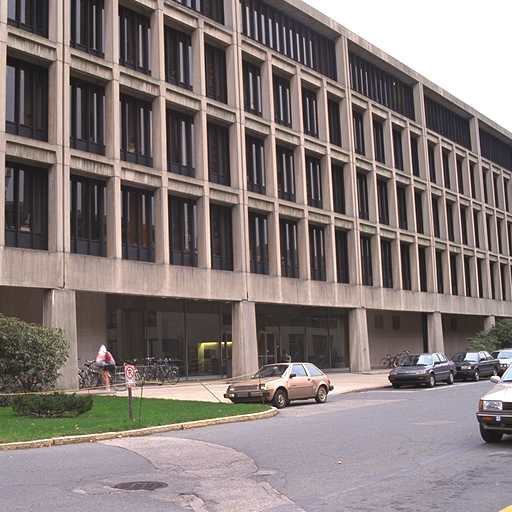
#> input picture example_images/compressed/Buildings.0001.jpg, 512 x 512 px
$ python feature_extraction.py ../../example_images/compressed/Buildings.0001.jpg
#> lines starting #> are read from the running program, lines starting #| are printed output that depends on the picture
### classifier/src/feature_config.py
from typing import Union

from channel_enum import ChannelYUV, ChannelRGB


class FeatureConfig:
    """
    Feature configuration used to generate FeatureVectors
    """

    def __init__(self, color_channel: Union[ChannelYUV, ChannelRGB], block_size: int, bin_width: float,
                 dct_coefficients: list[tuple[int, int]]) -> None:
        self._color_channel = color_channel
        self._block_size = block_size
        self._bin_width = bin_width
        self._dct_coefficients = dct_coefficients

    @property
    def color_channel(self) -> ChannelYUV:
        """
        The color channel to be used to get a feature vector

        Returns:
            Channel
        """
        return self._color_channel

    @color_channel.setter
    def color_channel(self, new_value: ChannelYUV) -> None:
        self._color_channel = new_value

    @color_channel.deleter
    def color_channel(self) -> None:
        del self._color_channel

    @property
    def block_size(self) -> int:
        """
        The dct block_size to be used to get a feature vector

        Returns:
            int
        """
        return self._block_size

    @block_size.setter
    def block_size(self, new_value: int) -> None:
        self._block_size = new_value

    @block_size.deleter
    def block_size(self) -> None:
        del self._block_size

    @property
    def dct_coefficients(self) -> list[tuple[int, int]]:
        """
        The dct coefficients to be used to get a feature vector

        Returns:
            list[tuple[int, int]]: The list of dct coefficients to use for feature vector extraction
        """
        return self._dct_coefficients

    @dct_coefficients.setter
    def dct_coefficients(self, new_value: list[tuple[int, int]]) -> None:
        self._dct_coefficients = new_value

    @dct_coefficients.deleter
    def dct_coefficients(self) -> None:
        del self._dct_coefficients

    @property
    def bin_width(self) -> float:
        """
        The histogram bin width to be used to get a feature vector

        Returns:
            int
        """
        return self._bin_width

    @bin_width.setter
    def bin_width(self, new_value: float) -> None:
        self._bin_width = new_value

    @bin_width.deleter
    def bin_width(self) -> None:
        del self._bin_width

    def get_feature_vec_filename(self, filename_prefix: str) -> str:
        return f"{filename_prefix}_ch_{self._color_channel.name}_blk_{self._block_size}_bin_{self._bin_width}" \
               f"_coeffs_{_coefficients_to_string(self.dct_coefficients)}"

    def __str__(self):
        return f"cfg{{ ch={self._color_channel.name}, bs={self._block_size}, " \
               f"c={self._dct_coefficients}, bw={self._bin_width} }}"


def _coefficient_to_string(coefficient: tuple[int, int]) -> str:
    coeff = coefficient
    return f"({coeff[0]}_{coeff[1]})"


# [6 lines left out: function _coefficients_to_string, not called in this run]

### classifier/src/feature_vector.py
from numpy import ndarray, array


class FeatureVector:
    """
    Feature-Vector used for image comparison
    """

    def __init__(self, histograms: list[tuple[ndarray, tuple[float, float, float]]], filepath: str = "MEM") -> None:
        self._histograms = histograms
        self._filepath = filepath

    @property
    def histograms(self) -> list[tuple[ndarray, tuple[float, float, float]]]:
        """
        Histograms of this feature vector

        Returns:
        List[
            hist (List[float]): The values of the histogram
            bin_min (float): The bin minimum of the histogram
            bin_max (float): The bin maximum of the histogram
            bin_width (float): The bin width of the histogram
        ]
        """
        return self._histograms

    @histograms.setter
    def histograms(self, new_value: list[tuple[list[float], tuple[float, float, float]]]) -> None:
        self._histograms = array(new_value)

    @histograms.deleter
    def histograms(self) -> None:
        del self._histograms

    # [8 lines left out: function filepath, not called in this run]

    @filepath.setter
    def filepath(self, new_value: str) -> None:
        self._filepath = new_value

    @filepath.deleter
    def filepath(self) -> None:
        del self._filepath

### classifier/src/feature_extraction.py
import cProfile
import math
import os
import sys
from typing import Union

import numpy
import numpy as np
from cv2 import cv2
from numpy import ndarray

from channel_enum import ChannelYUV, ChannelRGB
from feature_config import FeatureConfig
from feature_vector import FeatureVector


def _apply_dct(block: ndarray, coefficients: list[tuple[int, int]]) -> list[float]:
    dct = np.multiply(cv2.dct(np.divide(block, 256)), 256)
    return [dct[x][y] for (x, y) in coefficients]


def _round_nearest(x, a):
    return round(round(x / a) * a, -int(math.floor(math.log10(a))))


class FeatureExtractor:
    """
    Class that creates a feature vector of an image using DCT.

    The extracted features are represented in a histogram. The values that make up the histogram represent one
    DC/AC value of a DCT block. The DCT block is the result of applying a 2D DCT to a slice of an image. The
    slice is generated by reducing the 3D array representation into two dimensions by selecting one color
    channel. Afterwards a square piece the size of the block size is cut out.

    The following parameters can be customized:
        - DC/AC value
        - histogram bin width
        - block size
        - color channel

    The customization is done via a FeatureConfig object either at construction or via the dedicated method.
    """

    def __init__(self, config: FeatureConfig = None):
        """
        Inits FeatureExtractor with desired settings. When no configuration is provided it uses default values.

        The default values are:
            - DC/AC value = (0,0)
            - histogram bin width = 5
            - block size = 8
            - color channel = Y

        Args:
            config (FeatureConfig): Configuration object for the desired settings
        """
        self._channel: Union[ChannelRGB, ChannelYUV] = config.color_channel if config else ChannelYUV.Y
        self._dct_coefficients = config.dct_coefficients if config else [(0, 0)]
        self._block_size = config.block_size if config else 8
        self._bin_width = config.bin_width if config else 5.

    def configure_features(self, config: FeatureConfig):
        """
        Reconfigures FeatureExtractor with new settings.

        Args:
            config (FeatureConfig): Configuration object for the desired settings
        """
        self._channel = config.color_channel
        self._dct_coefficients = config.dct_coefficients
        self._block_size = config.block_size
        self._bin_width = config.bin_width

    def extract_feature_vector(self, img_path: str) -> FeatureVector:
        """
        Extracts the feature vector from the provided image.

        Args:
            img_path (str): relative path to the image

        Returns:
            A FeatureVector object that contains the generated histogram
        """
        filename = os.path.abspath(img_path)
        if not os.path.isfile(filename):
            raise ValueError(f"Invalid file path: {filename}")

        ch = self._channel
        if ch.name in "YUV":
            img = cv2.imread(filename)
#> img is the input picture: shape (512, 512, 3); mean B, G, R 121.6, 123.3, 134.3
            img = cv2.cvtColor(img, cv2.COLOR_BGR2YCrCb)
#> img: shape (512, 512, 3); mean of channels 0, 1, 2 126.4, 133.6, 125.3
        else:
            img = cv2.imread(filename)
            img = cv2.cvtColor(img, cv2.COLOR_BGR2RGB)

        return self._create_feature(img[:, :, self._channel.value], img_path)

    def _get_slice(self, image: ndarray, i: int, j: int) -> ndarray:
        return image[i * self._block_size:(i + 1) * self._block_size, j * self._block_size:(j + 1) * self._block_size]

    def _create_feature(self, image: ndarray, path: str) -> FeatureVector:
        results = [[] for _ in (range(len(self._dct_coefficients)))]

        for x in range(image.shape[0] // self._block_size):
            for y in range(image.shape[1] // self._block_size):
                cur_slice = self._get_slice(image, x, y)
                dct_coeffs = _apply_dct(cur_slice, self._dct_coefficients)
                for i in range(len(dct_coeffs)):
                    results[i].append(dct_coeffs[i])
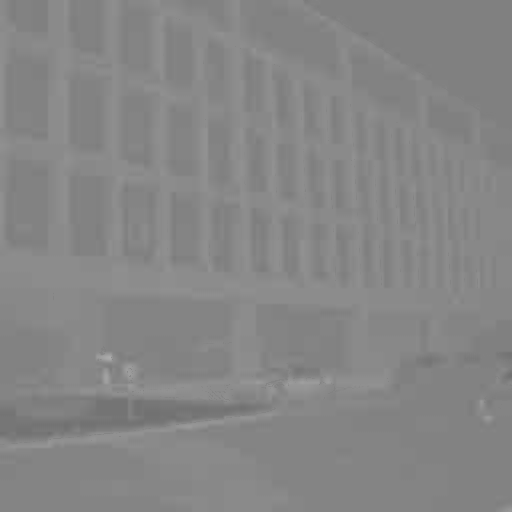
#> image: shape (512, 512); min 111, max 172, mean 133.6

        hists = [self._histoize(result) for result in results]

        return FeatureVector(hists, path)

    def _histoize(self, values) -> tuple[ndarray, tuple[float, float, float]]:
        bin_min = _round_nearest(min(values), self._bin_width) - self._bin_width
#> bin_min = 910
        bin_max = _round_nearest(max(values), self._bin_width) + 2 * self._bin_width
        hist, bins = numpy.histogram(values, bins=numpy.arange(bin_min, bin_max, self._bin_width))
#> bins = 354 values from 910 to 1263
        return hist, \
               (_round_nearest(bins[0], self._bin_width), _round_nearest(bins[-1], self._bin_width), self._bin_width)


def main(img: str):
    fc = FeatureConfig(ChannelYUV.U, 8, 1, [(0, 0), (3, 2)])
    fe = FeatureExtractor(fc)
    cProfile.runctx("hallo(img)", locals={"hallo": fe.extract_feature_vector, "img": img, "fe": fe}, globals={},
                    sort="tottime")
    fv = fe.extract_feature_vector(img)
    for hist in fv.histograms:
        print("---------- New Histogram ----------")
        print(len(hist[0]))
        print(hist)
#> this loop made 2 passes


if __name__ == "__main__":
    if len(sys.argv) != 2:
        main("../../images/output/psnr/heic/context1.heic.png")
    else:
        main(sys.argv[1])
